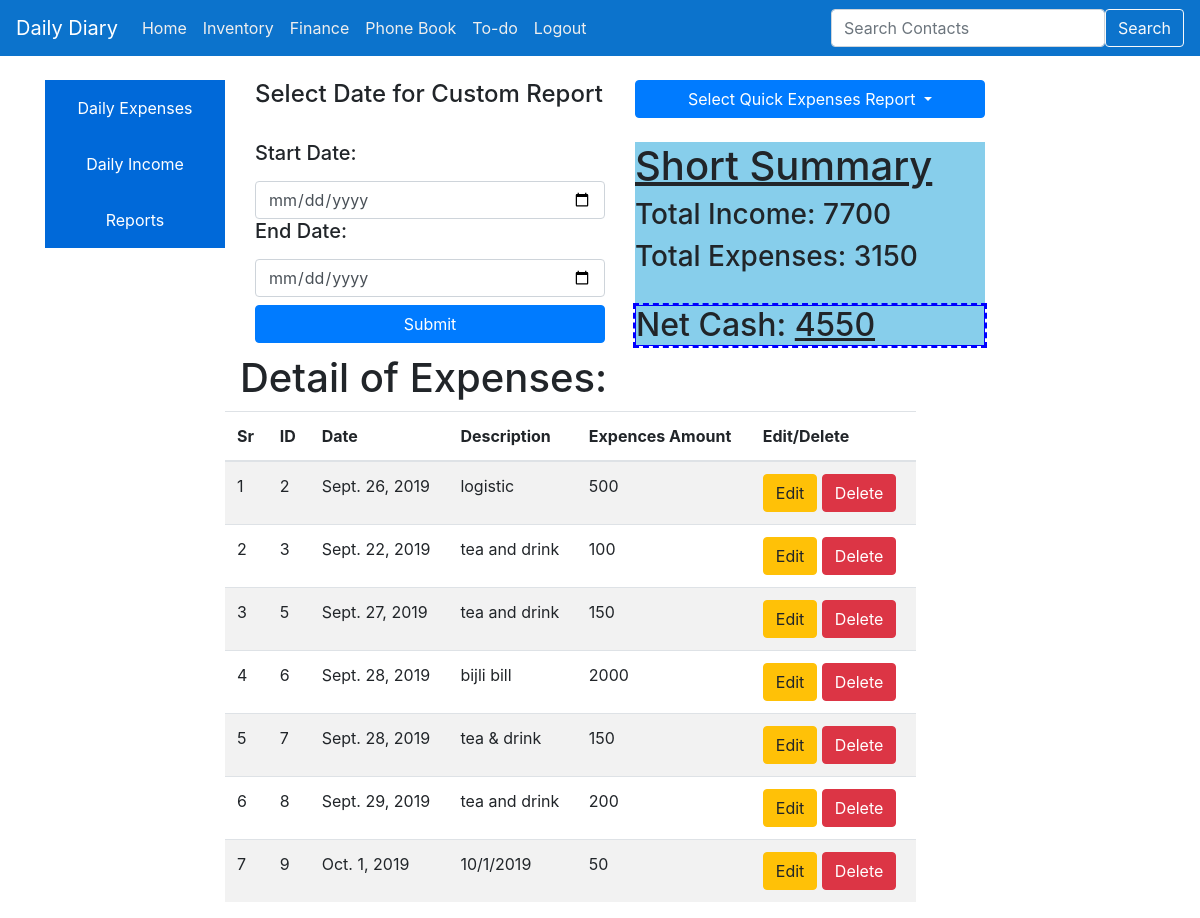
Screenshot of /last30daysexpensesreport (signed in) with the database file from the repository.
### blog/models.py (models this page shows, shortened)
class Expenses(models.Model):
    reg_date = models.DateField(auto_now_add=True)
    exp_id = models.AutoField(primary_key=True)  # F
    description = models.CharField(max_length=200)
    expenses_value = models.IntegerField()

### blog/views.py (the view)
# urls.py: path('last30daysexpensesreport', views.LTD_expenses),
@login_required(login_url='/login/')
def LTD_expenses(request):
    today = datetime.date.today()
    tdalta =datetime.timedelta(days=29)
    yesterday = today - tdalta
    total = 0
    myexpenses = Expenses.objects.filter(reg_date__gte = yesterday, reg_date__lte=today)
    total = Income.objects.filter(reg_date__gte = yesterday, reg_date__lte=today).aggregate( Sum('income_value'))
    totalexp = Expenses.objects.filter(reg_date__gte = yesterday, reg_date__lte=today).aggregate( Sum('expenses_value'))
    incometotal = total.get('income_value__sum')
    exp_total = totalexp.get('expenses_value__sum')
    if exp_total is None:
        exp_total = 0
    if incometotal is None:
        incometotal = 0
    netcash = incometotal - exp_total
    return render(request, 'blog/expenses_report.html', {'formurl':"expnesesreport", 'Expenses':myexpenses, 'total': total, 'totalexp' : totalexp, 'netcash' : netcash})

### templates/blog/expenses_report.html (shortened to what this page needs)
{% extends "blog/innerbase.html"%}
{% block result_block %}
<div class="row bg-lighgray">
<div class="col">
<br>
<h4>Select Date for Custom Report</h4>
<br>
      <form id = "CDP" method="POST" action="{{formurl}}">
        <label><h5> Start Date:</h5></label>
        <input required type="date" name="htmldate" class="form-control ">
        <label><h5> End Date:</h5></label>
        <input required type="date" name="htmldate1" class="form-control ">
        <button type="submit" name = "submit" class="btn btn-primary btn-block mt-2 ">Submit</button>
      </form>
    </div>
<div class="col">
  <br>
  <div class="dropdown">
  <button class="btn btn-primary btn-block dropdown-toggle" type="button" id="dropdownMenu2" data-toggle="dropdown" aria-haspopup="true" aria-expanded="false">
  Select Quick Expenses Report
  </button>
<br>
  <div class="a">
    <h1><u>Short Summary</u></h1>
  <h3>Total Income:  {{total.income_value__sum}}</h3>
  <h3>Total Expenses: {{totalexp.expenses_value__sum}}</h3>
  <div class="a" background-color:Red;><br>
    <h2>Net Cash: <u>{{netcash}}</u></h2>
  </div>
  </div>
</div>
</div>
<br>
<center><h1>Detail of Expenses:</h1></center>
<div class="row bg-lighgray">
  <div class="col">
  </div>
    <table class="css-serial table table-striped " data-toggle="table" data-classes="table table-hover table-condensed"data-striped="true"data-sort-order="desc">
      <thead calss= "thead-dark">
        <tr>
          <th>Sr</th>
          <th >ID</th>
          <th class="th-sm data-field="Name" data-sortable="true">Date</th>
          <th class="th-sm">Description</th>
          <th class="th-sm data-field="Name" data-sortable="true">Expences Amount</th>
          <th>Edit/Delete</th>
          </tr>
      </thead>
      <tbody>
        {% for object in Expenses %}
        <tr>
          <td></td>
        <td >{{object.exp_id }}</td>
        <td>{{object.reg_date }}</td>
        <td>{{object.description}}</td>
        <td>{{object.expenses_value}}</td>
        <td>
        <a href="/editexpenses/{{object.exp_id}}"><button class="btn btn-warning">Edit</button> </a>
        <a href="/deleteexpenses/{{object.exp_id}}" <button class="btn btn-danger" onclick="return confirm('Are you sure you want to delete this item?');">Delete</button>
        </td>
        </tr>
        {% endfor%}
      </tbody>
  </table>
  </div>
{% endblock %}

### static/CSS/menubar.css (style rules this page uses)
.dropdown { border-radius:0; border:0; }

### templates/blog/base.html (style rules this page uses)
.dropdown { border-radius:0;border:0; }

### templates/blog/innerbase.html (style rules this page uses)
.dropdown { position: right; display: block; }

### templates/blog/expenses_report.html (style rules this page uses)
.css-serial { counter-reset: serial-number; }
.css-serial td:first-child:before { counter-increment: serial-number; content: counter(serial-number); }
h2 { border: 1px solid blue;outline: 2px dashed blue; }
div.a { background-color: skyblue }

### rows the page displays
Expenses: exp_id "2", reg_date "Sept. 26, 2019", description "logistic", expenses_value "500"
Expenses: exp_id "3", reg_date "Sept. 22, 2019", description "tea and drink", expenses_value "100"
Expenses: exp_id "5", reg_date "Sept. 27, 2019", description "tea and drink", expenses_value "150"
Expenses: exp_id "6", reg_date "Sept. 28, 2019", description "bijli bill", expenses_value "2000"
Expenses: exp_id "7", reg_date "Sept. 28, 2019", description "tea & drink", expenses_value "150"
Expenses: exp_id "8", reg_date "Sept. 29, 2019", description "tea and drink", expenses_value "200"
Expenses: exp_id "9", reg_date "Oct. 1, 2019", description "10/1/2019", expenses_value "50"

### other values shown
{{ total.income_value__sum }} "7700"
{{ totalexp.expenses_value__sum }} "3150"
{{ netcash }} "4550"
